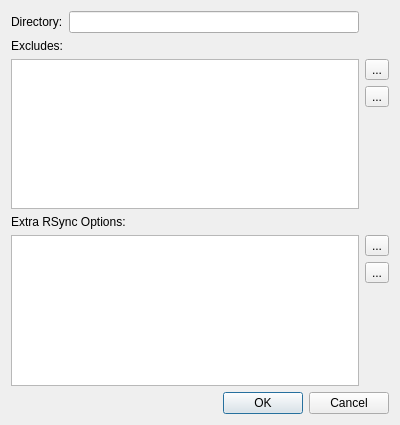
<?xml version="1.0" encoding="UTF-8"?>
<ui version="4.0">
 <class>CAddAttribute</class>
 <widget class="QDialog" name="CAddAttribute">
  <property name="geometry">
   <rect>
    <x>0</x>
    <y>0</y>
    <width>400</width>
    <height>425</height>
   </rect>
  </property>
  <property name="windowTitle">
   <string>Add Custom Build</string>
  </property>
  <layout class="QGridLayout" name="gridLayout">
   <item row="2" column="0" colspan="2">
    <widget class="QLabel" name="label_5">
     <property name="text">
      <string>Excludes:</string>
     </property>
    </widget>
   </item>
   <item row="0" column="1">
    <widget class="QLineEdit" name="dir"/>
   </item>
   <item row="5" column="2">
    <spacer name="verticalSpacer_2">
     <property name="orientation">
      <enum>Qt::Vertical</enum>
     </property>
     <property name="sizeHint" stdset="0">
      <size>
       <width>20</width>
       <height>40</height>
      </size>
     </property>
    </spacer>
   </item>
   <item row="3" column="0" rowspan="3" colspan="2">
    <widget class="QListWidget" name="excludes"/>
   </item>
   <item row="9" column="2">
    <spacer name="verticalSpacer_3">
     <property name="orientation">
      <enum>Qt::Vertical</enum>
     </property>
     <property name="sizeHint" stdset="0">
      <size>
       <width>20</width>
       <height>40</height>
      </size>
     </property>
    </spacer>
   </item>
   <item row="0" column="0">
    <widget class="QLabel" name="label_4">
     <property name="text">
      <string>Directory:</string>
     </property>
    </widget>
   </item>
   <item row="4" column="2">
    <widget class="QToolButton" name="delExcludeBtn">
     <property name="text">
      <string>...</string>
     </property>
     <property name="icon">
      <iconset resource="MainWindow.qrc">
       <normaloff>:/resources/del.png</normaloff>:/resources/del.png</iconset>
     </property>
    </widget>
   </item>
   <item row="8" column="2">
    <widget class="QToolButton" name="delExtraBtn">
     <property name="text">
      <string>...</string>
     </property>
     <property name="icon">
      <iconset resource="MainWindow.qrc">
       <normaloff>:/resources/del.png</normaloff>:/resources/del.png</iconset>
     </property>
    </widget>
   </item>
   <item row="11" column="0" colspan="3">
    <widget class="QDialogButtonBox" name="buttonBox">
     <property name="orientation">
      <enum>Qt::Horizontal</enum>
     </property>
     <property name="standardButtons">
      <set>QDialogButtonBox::Cancel|QDialogButtonBox::Ok</set>
     </property>
    </widget>
   </item>
   <item row="7" column="2">
    <widget class="QToolButton" name="addExtraBtn">
     <property name="text">
      <string>...</string>
     </property>
     <property name="icon">
      <iconset resource="MainWindow.qrc">
       <normaloff>:/resources/plus.png</normaloff>:/resources/plus.png</iconset>
     </property>
    </widget>
   </item>
   <item row="3" column="2">
    <widget class="QToolButton" name="addExcludeBtn">
     <property name="text">
      <string>...</string>
     </property>
     <property name="icon">
      <iconset resource="MainWindow.qrc">
       <normaloff>:/resources/plus.png</normaloff>:/resources/plus.png</iconset>
     </property>
    </widget>
   </item>
   <item row="6" column="0" colspan="2">
    <widget class="QLabel" name="label">
     <property name="text">
      <string>Extra RSync Options:</string>
     </property>
    </widget>
   </item>
   <item row="10" column="0">
    <spacer name="verticalSpacer">
     <property name="orientation">
      <enum>Qt::Vertical</enum>
     </property>
     <property name="sizeHint" stdset="0">
      <size>
       <width>20</width>
       <height>40</height>
      </size>
     </property>
    </spacer>
   </item>
   <item row="7" column="0" rowspan="3" colspan="2">
    <widget class="QListWidget" name="extras"/>
   </item>
  </layout>
 </widget>
 <tabstops>
  <tabstop>dir</tabstop>
  <tabstop>excludes</tabstop>
  <tabstop>addExcludeBtn</tabstop>
  <tabstop>delExcludeBtn</tabstop>
  <tabstop>extras</tabstop>
  <tabstop>addExtraBtn</tabstop>
  <tabstop>delExtraBtn</tabstop>
 </tabstops>
 <resources>
  <include location="MainWindow.qrc"/>
 </resources>
 <connections>
  <connection>
   <sender>buttonBox</sender>
   <signal>accepted()</signal>
   <receiver>CAddAttribute</receiver>
   <slot>accept()</slot>
   <hints>
    <hint type="sourcelabel">
     <x>248</x>
     <y>254</y>
    </hint>
    <hint type="destinationlabel">
     <x>157</x>
     <y>274</y>
    </hint>
   </hints>
  </connection>
  <connection>
   <sender>buttonBox</sender>
   <signal>rejected()</signal>
   <receiver>CAddAttribute</receiver>
   <slot>reject()</slot>
   <hints>
    <hint type="sourcelabel">
     <x>316</x>
     <y>260</y>
    </hint>
    <hint type="destinationlabel">
     <x>286</x>
     <y>274</y>
    </hint>
   </hints>
  </connection>
 </connections>
</ui>
